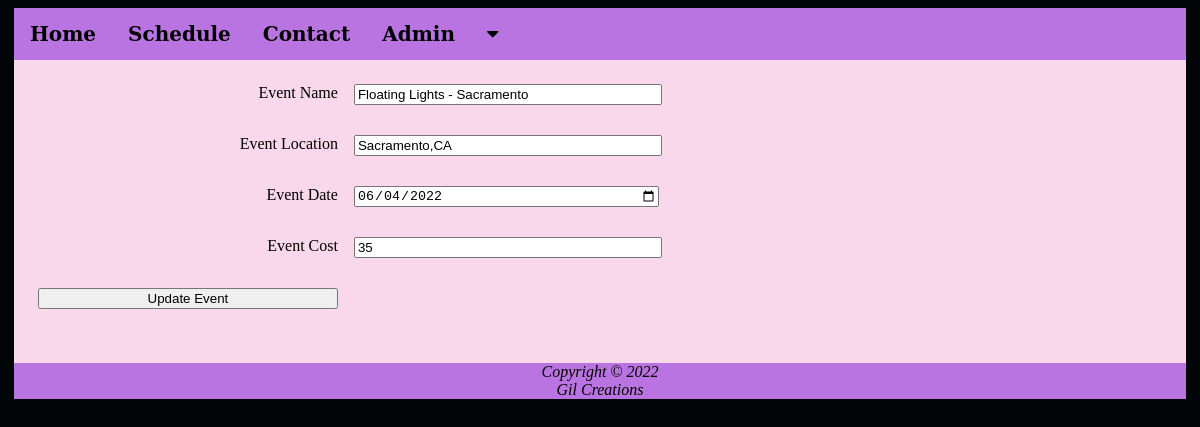
The app's page /adminupdateevent.php?eventID=1 (signed in) with its own data.
### tables this page shows
CREATE TABLE IF NOT EXISTS `events` (
  `eventID` int NOT NULL AUTO_INCREMENT,
  `eventName` varchar(255) NOT NULL,
  `eventLocation` varchar(255) NOT NULL,
  `eventDate` date NOT NULL,
  `eventImage` varchar(255) NOT NULL,
  `eventImgAlt` varchar(255) NOT NULL,
  `eventCost` int NOT NULL,
  `eventPageID` varchar(255) NOT NULL,
  `eventDetail` text NOT NULL,
  `eventHero` varchar(255) NOT NULL,
  PRIMARY KEY (`eventID`)
);

### adminupdateevent.php (the view, shortened to what this page needs)
<?php
require_once("dbconnect.php");
if(isset($_GET['eventID']))
{
	$getrecordsquery = $dbc -> prepare("SELECT eventID, eventName, eventLocation, eventDate, eventCost FROM floating_lights_festival.events WHERE eventID = :eventID");
	$getrecordsquery -> bindParam(':eventID', $_GET['eventID']);
	$getrecordsquery -> execute();
	include("header.php");
	echo "<main>";
	echo "<form method='post' action='" . $_SERVER['PHP_SELF'] . "'>";
	while($row = $getrecordsquery -> fetch())
	{
		echo "<label for='eventName'>Event Name</label>";
		echo "<input type='text' name='eventName' id='eventName' value='" . $row['eventName'] . "'>";
		echo "<label for='eventLocation'>Event Location</label>";
		echo "<input type='text' name='eventLocation' id='eventLocation' value='" . $row['eventLocation'] . "'>";
		echo "<label for='eventDate'>Event Date</label>";
		echo "<input type='date' name='eventDate' id='eventDate' value='" . $row['eventDate'] . "'>";
		echo "<label for='eventCost'>Event Cost</label>";
		echo "<input type='text' name='eventCost' id='eventCost' value='" . $row['eventCost'] . "'>";
	}
	echo "<input type='submit' value='Update Event'>";
	echo "</main>";
	include("footer.php");
}
?>

### styles.css (style rules this page uses)
body { background-color: #010508; }
form { padding: 1.5em; }
label { float: left; display: block; text-align: right; width: 10em; padding-right: 1em; }
input, textarea { display: block; margin-bottom: 1em; }
input, label, textarea { display: block; width: 300px; }
input, textarea, button { margin-bottom: 30px; }
label { padding-bottom: 1em; }

### records on screen
events: eventName "Floating Lights - Sacramento", eventLocation "Sacramento,CA", eventDate "06/04/2022", eventCost "35"
